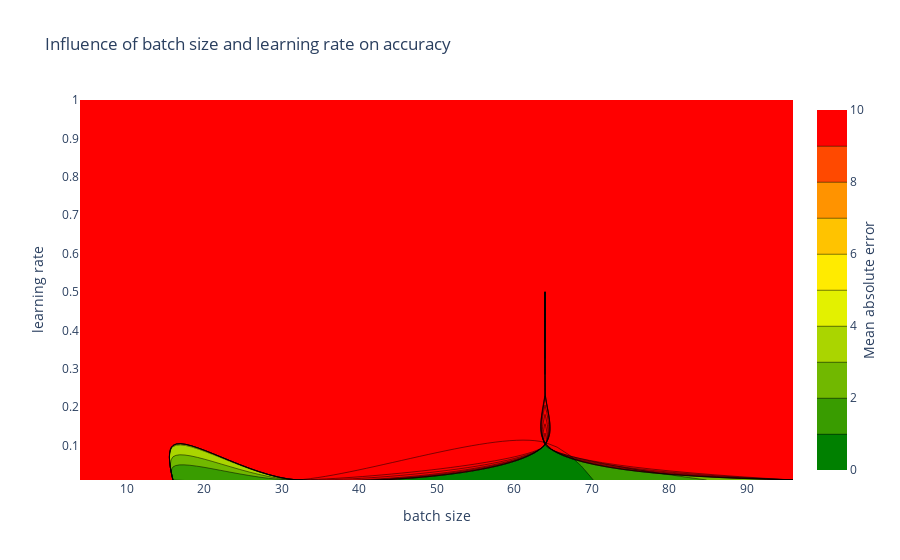

Source (notebook cell):
### Code cell
import plotly.graph_objects as go

#Heatmap
fig = go.Figure(data=go.Contour(x=values['x']
                                , y=values['y']
                                , z=values['z']
                                , zmin=0
                                , zmid=1
                                , zmax=10
                                , colorscale=[[0, "green"], [0.5, "yellow"], [0.75, "orange"], [1, "red"]]
                                , colorbar=dict(title="Mean absolute error", titleside="right")
                               ))
fig.update_layout(title="Influence of batch size and learning rate on accuracy",
                  xaxis_title="batch size",
                  yaxis_title="learning rate")

fig.show(renderer="jupyterlab")

#3d scatter
# fig = go.Figure(data=[go.Scatter3d(x=values['x'], y=values['y'], z=values['z'], mode='markers')])
# fig.update_layout(title="Influence of batch size and learning rate on accuracy",
#                   scene = dict(
#                     xaxis_title='batch size',
#                     yaxis_title='learning rate',
#                     zaxis_title='mae (log)'))

# fig.show(renderer="jupyterlab")

### Figure 1 — Plotly figure (JSON) as saved in the notebook; plotly's stock layout.template omitted (floating-point values rounded to 4 significant figures)
{"data": [{"autocontour": true, "colorbar": {"title": {"side": "right", "text": "Mean absolute error"}}, "colorscale": [[0, "green"], [0.5, "yellow"], [0.75, "orange"], [1, "red"]], "contours": {"end": 9, "size": 1, "start": 1}, "type": "contour", "x": [16, 16, 16, 16, 16, 32, 32, 32, 32, 32, 4, 4, 4, 64, 64, 64, 64, 64, 96, 96, 96, 96, 96], "y": [0.01, 0.1, 0.25, 0.5, 1, 0.01, 0.1, 0.25, 0.5, 1, 0.01, 0.1, 0.25, 0.01, 0.1, 0.25, 0.5, 1, 0.01, 0.1, 0.25, 0.5, 1], "z": [0.7117, 4.119, 393700.0, 541446016, 17138876153856, 0.8057, 1960.0, 134400.0, 1566000.0, 45030588, 10700.0, 3802000.0, 2759106560, 0.5737, 0.6747, 6.85, 0.802, 2057511424, 2.762, 842.5, 2418.0, 8466671, 213638128], "zmax": 10, "zmid": 1, "zmin": 0}], "layout": {"autosize": true, "title": {"text": "Influence of batch size and learning rate on accuracy"}, "xaxis": {"autorange": true, "range": [4, 96], "showspikes": false, "title": {"text": "batch size"}, "type": "linear"}, "yaxis": {"autorange": true, "range": [0.01, 1], "showspikes": false, "title": {"text": "learning rate"}, "type": "linear"}}}
